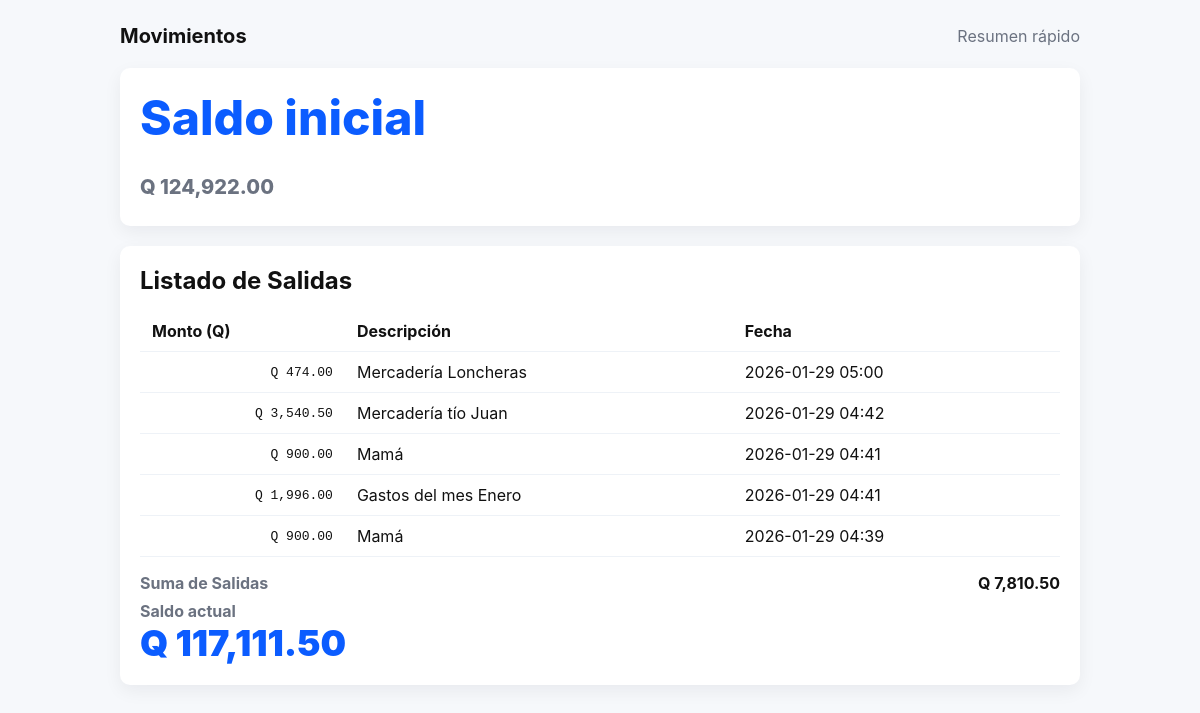
The page / on the database its author committed.
### manejo/models.py (models this page shows, shortened)
class Salida(models.Model):
	monto = models.DecimalField(max_digits=12, decimal_places=2)
	descripcion = models.CharField(max_length=255, blank=True)
	creado = models.DateTimeField(auto_now_add=True)
	modificado = models.DateTimeField(auto_now=True)
	class Meta:
		verbose_name = 'Salida'
		verbose_name_plural = 'Salidas'

### manejo/views.py (the view)
# urls.py: 2. Add a URL to urlpatterns:  path('', views.home, name='home')
def home(request):
    inicial = Ingreso.objects.aggregate(total=Sum('monto'))['total'] or Decimal('0')
    salidas_qs = Salida.objects.order_by('-creado')
    suma_raw = salidas_qs.aggregate(total=Sum('monto'))['total'] or Decimal('0')
    try:
        suma_raw = Decimal(suma_raw)
    except Exception:
        suma_raw = Decimal(str(suma_raw))
    suma_salidas = -suma_raw if suma_raw < 0 else suma_raw
    page_number = request.GET.get('page', 1)
    paginator = Paginator(salidas_qs, 10)
    page_obj = paginator.get_page(page_number)
    try:
        inicial = Decimal(inicial)
    except Exception:
        inicial = Decimal(str(inicial))
    actual = inicial - suma_salidas
    context = {
        'saldo_inicial': inicial,
        'salidas_page': page_obj,
        'suma_salidas': suma_salidas,
        'saldo_actual': actual,
    }
    return render(request, 'manejo/home.html', context)

### manejo/templatetags/currency.py (called while the page is built)
@register.filter(name='currency_qtz')
def currency_qtz(value):
    try:
        val = Decimal(value)
    except (InvalidOperation, TypeError, ValueError):
        try:
            val = Decimal(str(value))
        except Exception:
            return value
    formatted = format(val, ",.2f")
    return f"Q {formatted}"

### manejo/templates/manejo/home.html (shortened to what this page needs)
<!doctype html>
<html lang="es">
<head>
</head>
<body>
  {% load currency %}
  <div class="container">
    <header>
      <h1>Movimientos</h1>
      <div class="sub">Resumen rápido</div>
    </header>
    <div class="card">
      <div class="big">Saldo inicial<br><span class="muted" style="font-size:20px">{{ saldo_inicial|currency_qtz }}</span></div>
    </div>
    <section style="margin-top:20px">
      <div class="card">
        <h2 style="margin:0 0 12px 0">Listado de Salidas</h2>
        <table>
          <thead>
            <tr>
              <th>Monto (Q)</th>
              <th>Descripción</th>
              <th>Fecha</th>
            </tr>
          </thead>
          <tbody>
            {% for s in salidas_page %}
            <tr>
              <td class="right">{{ s.monto|currency_qtz }}</td>
              <td>{{ s.descripcion }}</td>
              <td>{{ s.creado|date:"Y-m-d H:i" }}</td>
            </tr>
            {% empty %}
            <tr><td colspan="3">No hay salidas registradas.</td></tr>
            {% endfor %}
          </tbody>
        </table>
        <div class="summary">
          <div class="muted">Suma de Salidas</div>
          <div>{{ suma_salidas|currency_qtz }}</div>
        </div>
        <div class="summary" style="margin-top:8px;align-items:center;gap:12px">
          <div>
            <div class="muted">Saldo actual</div>
            <div style="color:var(--accent);font-size:36px;font-weight:900">{{ saldo_actual|currency_qtz }}</div>
          </div>
        </div>
      </div>
    </section>
  </div>
</body>
</html>

### manejo/templates/manejo/home.html (style rules this page uses)
:root { --bg:#f6f8fb;--card:#fff;--accent:#0b5cff;--muted:#6b7280 }
body { font-family:Inter,system-ui,-apple-system,Segoe UI,Roboto,Arial;margin:24px;background:var(--bg);color:#111 }
.container { max-width:960px;margin:0 auto }
header { display:flex;align-items:center;justify-content:space-between;margin-bottom:20px }
h1 { margin:0;font-size:20px }
.card { background:var(--card);padding:20px;border-radius:10px;box-shadow:0 6px 18px rgba(15,23,42,0.06) }
.big { font-size:48px;font-weight:800;color:var(--accent); }
.sub { color:var(--muted) }
table { width:100%;border-collapse:collapse;margin-top:16px }
th,td { padding:10px 12px;border-bottom:1px solid #eef2f7;text-align:left }
td.right { text-align:right;font-family:monospace }
.summary { font-weight:700;margin-top:16px;display:flex;justify-content:space-between }
.muted { color:var(--muted) }

### rows shown on the page
Salida: monto "Q 474.00", descripcion "Mercadería Loncheras", creado "2026-01-29 05:00"
Salida: monto "Q 3,540.50", descripcion "Mercadería tío Juan", creado "2026-01-29 04:42"
Salida: monto "Q 900.00", descripcion "Mamá", creado "2026-01-29 04:41"
Salida: monto "Q 1,996.00", descripcion "Gastos del mes Enero", creado "2026-01-29 04:41"
Salida: monto "Q 900.00", descripcion "Mamá", creado "2026-01-29 04:39"

### other values the page prints
{{ saldo_inicial|currency_qtz }} "Q 124,922.00"
{{ suma_salidas|currency_qtz }} "Q 7,810.50"
{{ saldo_actual|currency_qtz }} "Q 117,111.50"
